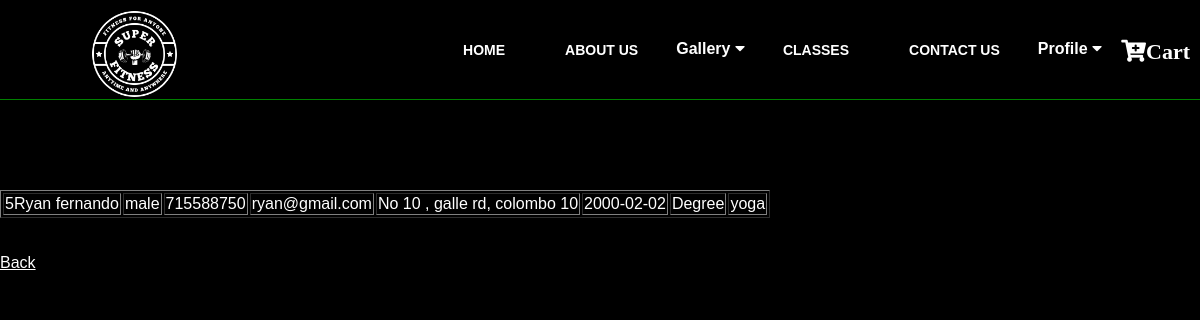
The app's page /iview.php (signed in) with its own data.
### tables this page shows
CREATE TABLE `instructor` (
  `ID` int(11) NOT NULL,
  `Name` varchar(100) NOT NULL,
  `Gender` char(6) NOT NULL,
  `ContactNo` int(10) NOT NULL,
  `Email` varchar(100) NOT NULL,
  `Address` varchar(200) NOT NULL,
  `DOB` date NOT NULL,
  `Password` varchar(12) NOT NULL,
  `confirmPassword` varchar(12) NOT NULL,
  `Education` varchar(100) NOT NULL,
  `Course` varchar(50) NOT NULL
);

### iview.php (the view, shortened to what this page needs)
<?php
include 'config.php';
?>
<html>
<head>
	<link rel="stylesheet" type="text/css" href="css/iindex.css">
    <link rel="stylesheet" type="text/css" href="css/iview.css">
	<link
      rel="stylesheet"
      href="https://use.fontawesome.com/releases/v5.13.0/css/all.css"
    />
</head>
<body >
	<div class="wholepge">
	<nav>
		<div class="logo"><img  src="images/SuperFITe.png " height="88px" width="88px"></div>
		<ul>
			<li><a href="home.php">Home</a></li>
			<li><a href="about-us.html">About Us</a></li>
			<div class="dropdown">
			<button class="dropbtn">Gallery
			<i class="fa fa-caret-down"></i>
		</button>
		</div>
			<li><a href="BMI.php">Classes</a></li>
			<li><a href="contact.html">Contact Us</a></li>
			<div class="dropdown">
				<button class="dropbtn">Profile
				<i class="fa fa-caret-down"></i>
			</button>
		</div>
		<div class="shop-cart">
			<a href="cart.html" target="_blank"><i class="fa fa-cart-plus">Cart</i></a>
		</div>
	</nav>
    <br><br><br><br><br>
<?php
if($_SESSION['Email']){
$sql = "SELECT * FROM instructor WHERE Email = '".$_SESSION['Email']."' ";
if($result=$con->query($sql)){
    if($result->num_rows>0){
        echo("<table border ='1'> ");
        while($row=$result->fetch_assoc()){
            echo("<tr>");
            echo("<td>".$row['ID']."</td");
            echo("<tr>".$row['Name']."</td>");
            echo("<td>".$row['Gender']."</td>");
            echo("<td>".$row['ContactNo']."</td>");
            echo("<td>".$row['Email']."</td>");
            echo("<td>".$row['Address']."</td>");
            echo("<td>".$row['DOB']."</td>");
            echo("<td>".$row['Education']."</td>");
            echo("<td>".$row['Course']."</td>");
            echo("</tr>");
        }
        echo("</table>");
    }else{
        echo "no resilts";
    }
}
else{
    echo "error".$con->error;
}
}
?>
<br><br>
<a class="cont" href = "iprofile.html">Back</a>
</body>
</html>

### css/iindex.css (style rules this page uses)
html,body { height: 100%; margin: 0; padding: 0; font-family: Arial; background: black; }
nav { position: sticky; top: 0; left: 0; width: 100%; height: 100px; padding: 10px 90px; box-sizing: border-box; background: rgba(0, 0, 0, 1.0); border-bottom: 1px solid green; z-index: 1; }
.logo { float: left; padding-top: -100px; top: 0; }
nav ul { list-style: none; float: right; margin: 0; padding: 0; display: flex; }
nav ul li a { line-height: 80px; color: #fff; padding: 22px 30px; text-decoration: none; font-size: 14px; font-weight: bold; text-transform: uppercase; }
.dropdown { float: left; overflow: hidden; }
.dropdown .dropbtn { font-size: 16px; border: none; outline: none; color: white; padding: 30px 8px 5px 8px; background-color: inherit; font-family: Arial; margin: 0; font-weight:Bold; }
::placeholder { text-align: center; font-size: 20px; }
.shop-cart { margin: 20px ; text-align: right; position: absolute; bottom: 25px; right: -35px; bottom: 17px; }
.shop-cart a { color: white; margin-right: 25px; font-size: 22px; text-decoration: none; }

### css/iview.css (style rules this page uses)
body { color: white; }
a { color: rgb(255, 255, 255); }

### records on screen
instructor: ID "5", Name "Ryan fernando", Gender "male", ContactNo "715588750", Email "ryan@gmail.com", Address "No 10 , galle rd, colombo 10", DOB "2000-02-02", Education "Degree", Course "yoga"
